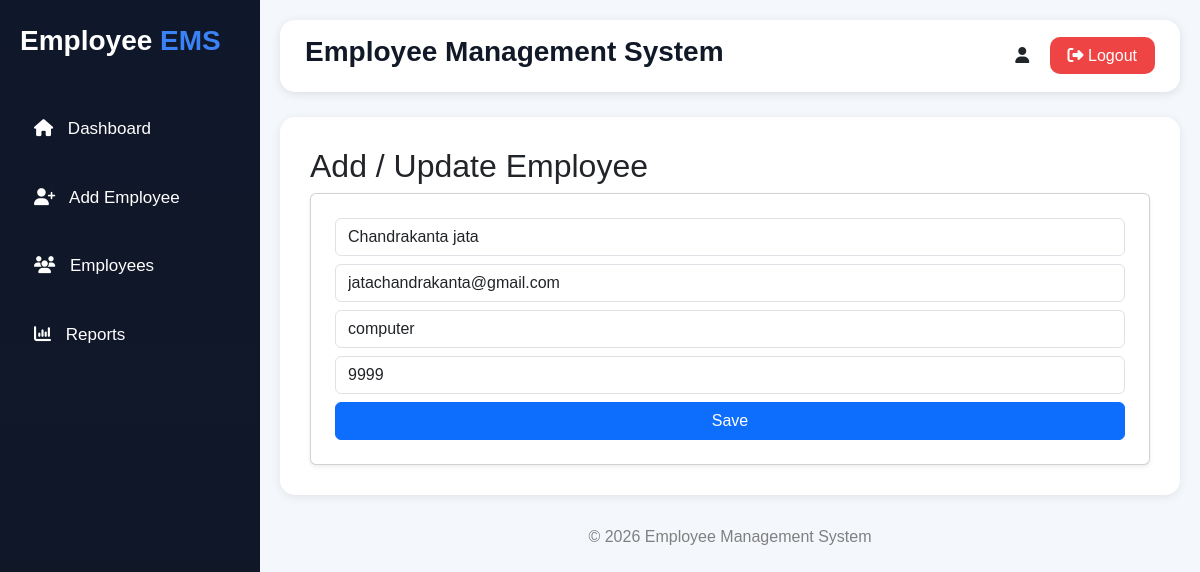
/employees/update/4/, run on the app's committed database.
### epmployees/models.py (models this page shows, shortened)
class Employee(models.Model):
    name = models.CharField(max_length=100)
    email = models.EmailField()
    department = models.CharField(max_length=100)
    salary = models.IntegerField()

### epmployees/views.py (the view, shortened to what this page needs)
# urls.py: path('update/<int:id>/', views.update_employee, name='update_employee'),
def update_employee(request, id):
    employee = get_object_or_404(Employee, id=id)
    return render(request, 'epmployees/update.html', {'employee': employee})

### epmployees/templates/epmployees/update.html (shortened to what this page needs)
{% extends 'epmployees/base.html' %}
{% block content %}
<h2>Add / Update Employee</h2>
<form method="POST" class="card p-4 shadow-sm">
    <input type="text" name="name" class="form-control mb-2" placeholder="Name" value="{{ employee.name }}">
    <input type="email" name="email" class="form-control mb-2" placeholder="Email" value="{{ employee.email }}">
    <input type="text" name="department" class="form-control mb-2" placeholder="Department" value="{{ employee.department }}">
    <input type="number" name="salary" class="form-control mb-2" placeholder="Salary" value="{{ employee.salary }}">
    <button type="submit" class="btn btn-primary">Save</button>
</form>
{% endblock %}

### epmployees/templates/epmployees/base.html (style rules this page uses)
* { margin:0; padding:0; box-sizing:border-box; }
body { background:#f4f7fc; font-family:Arial, sans-serif; }

### data on the page
Employee: name "Chandrakanta jata", email "jatachandrakanta@gmail.com", department "computer", salary "9999"
